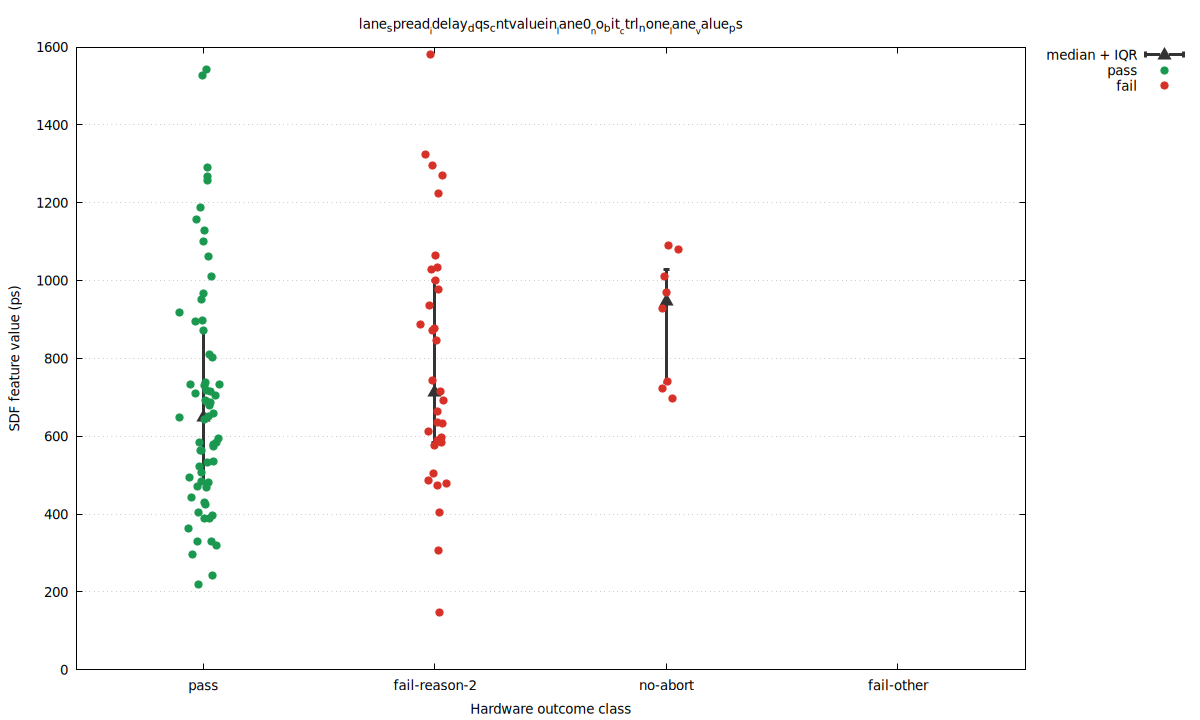

Recreate this plot in gnuplot.
set terminal pngcairo size 1200,720 enhanced font 'DejaVu Sans,10'
set output 'baseline_seed_1_30_direct_lane_spread_idelay_dqs_cntvaluein_lane0_no_bit_ctrl_none_lane_value_ps_distribution.png'
set datafile separator comma
set key outside right top
set grid ytics
set xrange [0.45:4.55]
set xtics ('pass' 1, 'fail-reason-2' 2, 'no-abort' 3, 'fail-other' 4)
set xlabel 'Hardware outcome class'
set ylabel 'SDF feature value (ps)'
set title 'lane_spread__idelay_dqs_cntvaluein__lane0__no_bit__ctrl_none__lane__value_ps'
plot \
  'baseline_seed_1_30_direct_lane_spread_idelay_dqs_cntvaluein_lane0_no_bit_ctrl_none_lane_value_ps_distribution.summary.dat' using 1:4:3:5 with yerrorbars pt 9 ps 1.5 lw 3 lc rgb '#333333' title 'median + IQR', \
  'baseline_seed_1_30_direct_lane_spread_idelay_dqs_cntvaluein_lane0_no_bit_ctrl_none_lane_value_ps_distribution.dat' using 1:4 with points pt 7 ps 1.2 lc rgb '#1a9850' title 'pass', \
  'baseline_seed_1_30_direct_lane_spread_idelay_dqs_cntvaluein_lane0_no_bit_ctrl_none_lane_value_ps_distribution.dat' using 1:5 with points pt 7 ps 1.2 lc rgb '#d73027' title 'fail'
